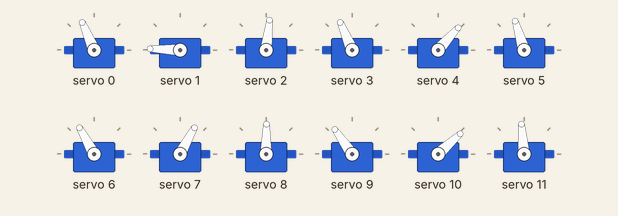
Simulated run of this sketch. Board: Arduino Uno, built with avr-gcc and run on an emulated ATmega328P. Shown: 12 × servo. What the sketch prints to the serial monitor is not drawn.

Above: at 12.5 s.
At 12.75 s:
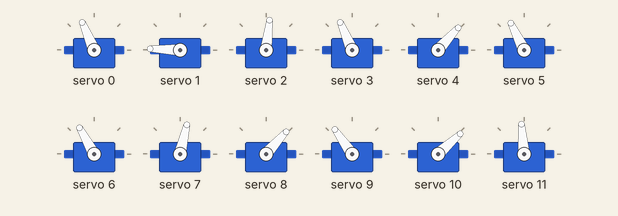
At 13.0 s:
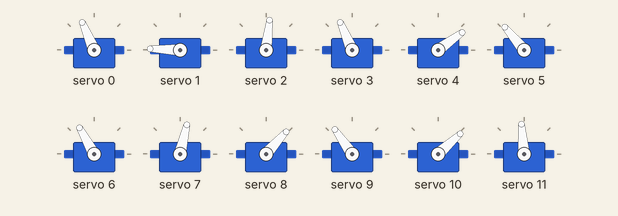
At 13.55 s:
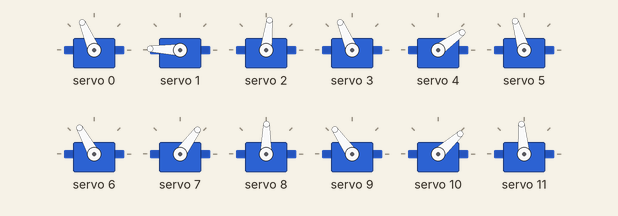
At 14.25 s:
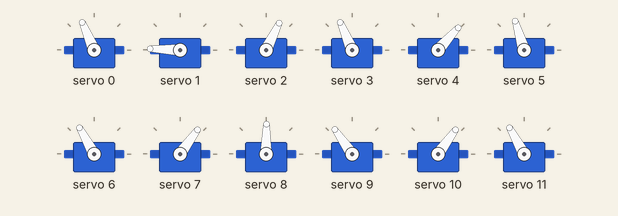
At 14.95 s:
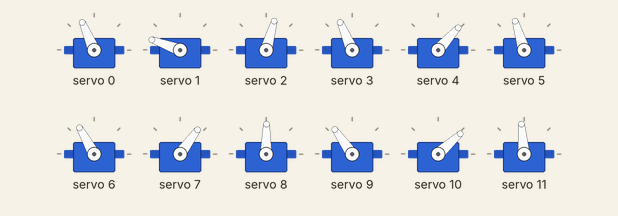
Timing chart, 0 to 19.1 s (numbered marks = the images above):
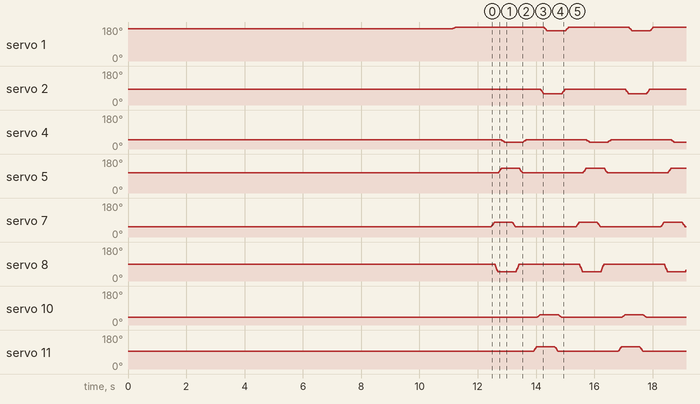

The sketch:

Perfected_walking_turn_Code.ino
```cpp
#include <Wire.h>
#include <Adafruit_PWMServoDriver.h>
#include <PS2X_lib.h>

// Servo Driver
Adafruit_PWMServoDriver pwm = Adafruit_PWMServoDriver(0x40);
#define SERVOMIN 150
#define SERVOMAX 600

// PS2 Controller Pins
#define PS2_DAT 7
#define PS2_CMD 8
#define PS2_SEL 9
#define PS2_CLK 10

PS2X ps2x;

bool isWalking = false;
bool turningLeft = false;
bool turningRight = false;

// Servo Angles
int currentAngles[12] = {
  80, 130, 55,  // Left Back (Hip, Ankle, Shoulder)
  80,  25, 75,  // Right Back
  85,  30, 60,  // Left Front
  90,  20, 65   // Right Front
};

int neutralAngles[12] = {
  80, 135, 55,
  80,  25, 75,
  85,  30, 60,
  90,  20, 65
};

void moveSmooth(int servoNum, int targetAngle, int steps, int delayTime) {
  int startAngle = currentAngles[servoNum];
  for (int i = 0; i <= steps; i++) {
    int angle = map(i, 0, steps, startAngle, targetAngle);
    pwm.setPWM(servoNum, 0, map(angle, 0, 180, SERVOMIN, SERVOMAX));
    delay(delayTime);
  }
  currentAngles[servoNum] = targetAngle;
}

void standNeutral() {
  for (int i = 0; i < 12; i++) {
    moveSmooth(i, neutralAngles[i], 10, 10);
  }
}

void setup() {
  Serial.begin(9600);
  Wire.begin();
  pwm.begin();
  pwm.setPWMFreq(50);
  delay(1000);

  // ⭐ Give time to manually pair PS2 controller
  Serial.println("🔄 Waiting 10 seconds to pair PS2 controller...");
  delay(10000); // <-- TIME TO TURN ON CONTROLLER + PRESS MODE

  int error = ps2x.config_gamepad(PS2_CLK, PS2_CMD, PS2_SEL, PS2_DAT);
  if (error == 0) {
    Serial.println("✅ PS2 Controller connected!");
  } else {
    Serial.print("❌ PS2 Controller error: ");
    Serial.println(error);
  }

  standNeutral();
  Serial.println("🎮 Use D-Pad: UP = walk | LEFT = turn left | RIGHT = turn right | DOWN = stop");
}

void loop() {
  ps2x.read_gamepad();

  /*if (ps2x.ButtonPressed(PSB_PAD_UP)) {
    isWalking = true;
    turningLeft = false;
    turningRight = false;
    Serial.println("🚶 Walking...");
  } else if (ps2x.ButtonPressed(PSB_PAD_LEFT)) {
    turningLeft = true;
    turningRight = false;
    isWalking = false;
    Serial.println("↩️ Turning Left...");
  } else if (ps2x.ButtonPressed(PSB_PAD_RIGHT)) {
    turningRight = true;
    turningLeft = false;
    isWalking = false;
    Serial.println("↪️ Turning Right...");
  } else if (ps2x.ButtonPressed(PSB_PAD_DOWN)) {
    isWalking = false;
    turningLeft = false;
    turningRight = false;
    Serial.println(8"🛑 Stopped. Resetting to neutral...");
    standNeutral();
  }*/

  isWalking = true;

  if (isWalking) {
    // Step 1: LF + RB
    moveSmooth(7, 50, 10, 10);   // LF shoulder
    moveSmooth(8, 25, 10, 10);   // LF ankle
    moveSmooth(5, 95, 10, 10);   // RB shoulder
    moveSmooth(4, 15, 10, 10);   // RB ankle
    delay(250);
    moveSmooth(7, neutralAngles[7], 10, 10);
    moveSmooth(8, neutralAngles[8], 10, 10);
    moveSmooth(5, neutralAngles[5], 10, 10);
    moveSmooth(4, neutralAngles[4], 10, 10);
    delay(250);

    // Step 2: RF + LB
    moveSmooth(11, 85, 10, 10); // RF shoulder
    moveSmooth(10, 30, 10, 10); // RF ankle
    moveSmooth(2, 35, 10, 10);  // LB shoulder
    moveSmooth(1, 120, 10, 10); // LB ankle
    delay(250);
    moveSmooth(11, neutralAngles[11], 10, 10);
    moveSmooth(10, neutralAngles[10], 10, 10);
    moveSmooth(2, neutralAngles[2], 10, 10);
    moveSmooth(1, neutralAngles[1], 10, 10);
    delay(250);
  }

  if (turningLeft) {
    moveSmooth(7, 45, 10, 10);
    moveSmooth(8, 20, 10, 10);
    moveSmooth(2, 40, 10, 10);
    moveSmooth(1, 130, 10, 10);
    delay(500);
    moveSmooth(7, neutralAngles[7], 10, 10);
    moveSmooth(8, neutralAngles[8], 10, 10);
    moveSmooth(2, neutralAngles[2], 10, 10);
    moveSmooth(1, neutralAngles[1], 10, 10);
    delay(500);
  }

  if (turningRight) {
    moveSmooth(11, 85, 10, 10);
    moveSmooth(10, 35, 10, 10);
    moveSmooth(5, 90, 10, 10);
    moveSmooth(4, 20, 10, 10);
    delay(500);
    moveSmooth(11, neutralAngles[11], 10, 10);
    moveSmooth(10, neutralAngles[10], 10, 10);
    moveSmooth(5, neutralAngles[5], 10, 10);
    moveSmooth(4, neutralAngles[4], 10, 10);
    delay(500);
  }
}
```

Measured:
- by itself, servo 2: repeats every 2.9 s: 74° 0.02 s, 69° 0.02 s, 64° 0.02 s, 59° 0.64 s, 64° 0.02 s, 69° 0.02 s, 74° 0.02 s, 78° 0.02 s, 83° 2.1 s, 78° 0.02 s
- by itself, servo 4: repeats every 2.9 s: 43° 0.02 s, 40° 0.03 s, 37° 0.02 s, 36° 0.63 s, 38° 0.01 s, 40° 0.03 s, 43° 0.02 s, 45° 0.02 s, 48° 2.1 s, 45° 0.02 s
